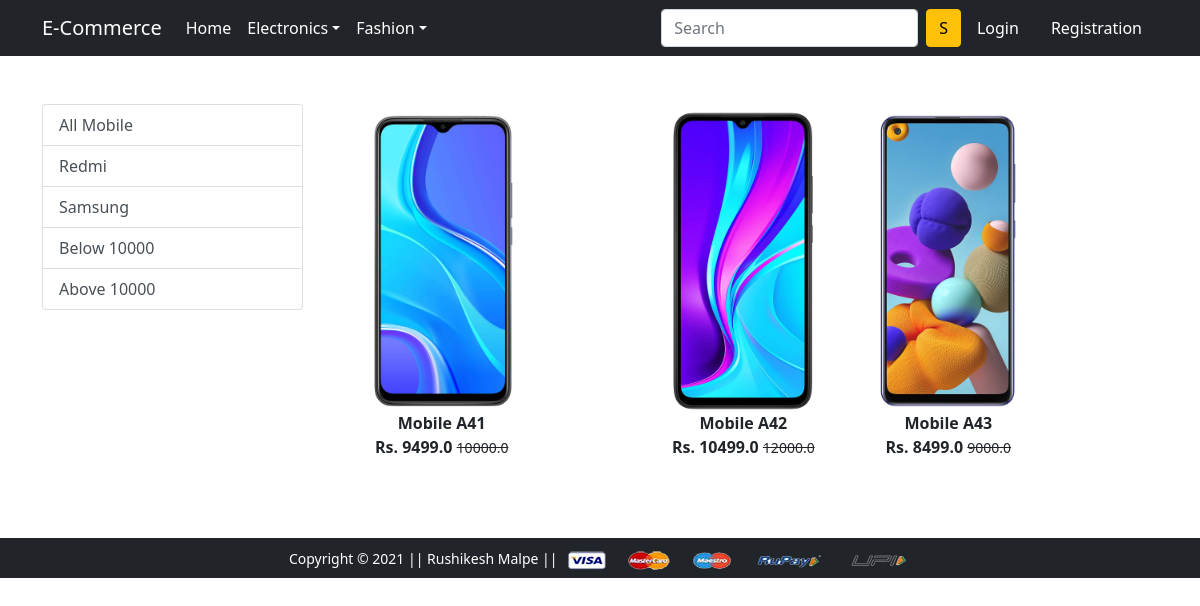
The app's page /mobile/Redmi with its own data.
### app/models.py (models this page shows, shortened)
class Product(models.Model):
 title = models.CharField(max_length=100)
 selling_price = models.FloatField()
 discounted_price = models.FloatField()
 description = models.TextField()
 brand = models.CharField(max_length=100)
 category = models.CharField( choices=CATEGORY_CHOICES, max_length=2)
 product_image = models.ImageField(upload_to='productimg')

### app/views.py (the view)
# urls.py: path('mobile/', views.mobile, name='mobile'),
def mobile(request, data=None):
	totalitem = 0
	if request.user.is_authenticated:
		totalitem = len(Cart.objects.filter(user=request.user))
	if data==None :
			mobiles = Product.objects.filter(category='M')
	elif data == 'Redmi' or data == 'Samsung':
			mobiles = Product.objects.filter(category='M').filter(brand=data)
	elif data == 'below':
			mobiles = Product.objects.filter(category='M').filter(discounted_price__lt=10000)
	elif data == 'above':
			mobiles = Product.objects.filter(category='M').filter(discounted_price__gt=10000)
	return render(request, 'app/mobile.html', {'mobiles':mobiles, 'totalitem':totalitem})

### app/templates/app/mobile.html (shortened to what this page needs)
{% extends 'app/base.html' %}
{% load static %}
{% block main-content %}
<div class="container my-5">
 <div class="row">
  <div class="col-sm-3">
   <div class="list-group">
     <a href="{% url 'mobile' %}" class="list-group-item list-group-item-action" aria-current="true">All Mobile</a>
     <a href="{% url 'mobiledata' 'Redmi'  %}" class="list-group-item list-group-item-action" aria-current="true">Redmi</a>
     <a href="{% url 'mobiledata' 'Samsung'  %}" class="list-group-item list-group-item-action">Samsung</a>
     <a href="{% url 'mobiledata' 'below'  %}" class="list-group-item list-group-item-action">Below 10000</a>
     <a href="{% url 'mobiledata' 'above'  %}" class="list-group-item list-group-item-action">Above 10000</a>
   </div>
  </div>
  <div class="col-sm-8">
   <div class="row">
    {% for product in mobiles %}
     <div class="col-sm-4 text-center mb-4">
      <a href="{% url 'product-detail' product.id %}" class="btn">
       <div class="item">
        <img src="{{product.product_image.url}}" alt="" height="300" class="">
        <div class="fw-bold">{{product.title}}</div>
        <div class="fw-bold">Rs. {{product.discounted_price}} <small class="fw-light text-decoration-line-through">{{product.selling_price}}</small></div>
       </div>
      </a>
     </div>
    {% endfor %}
   </div>
  </div>
 </div>
</div>
{% endblock main-content %}

### records on screen
Product: product_image (picture), title "Mobile A41", discounted_price "9499.0", selling_price "10000.0"
Product: product_image (picture), title "Mobile A42", discounted_price "10499.0", selling_price "12000.0"
Product: product_image (picture), title "Mobile A43", discounted_price "8499.0", selling_price "9000.0"
